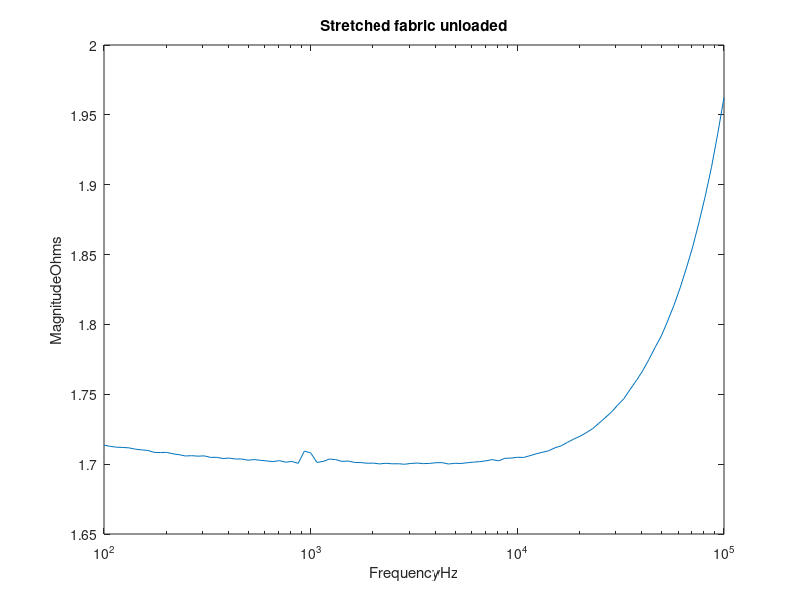
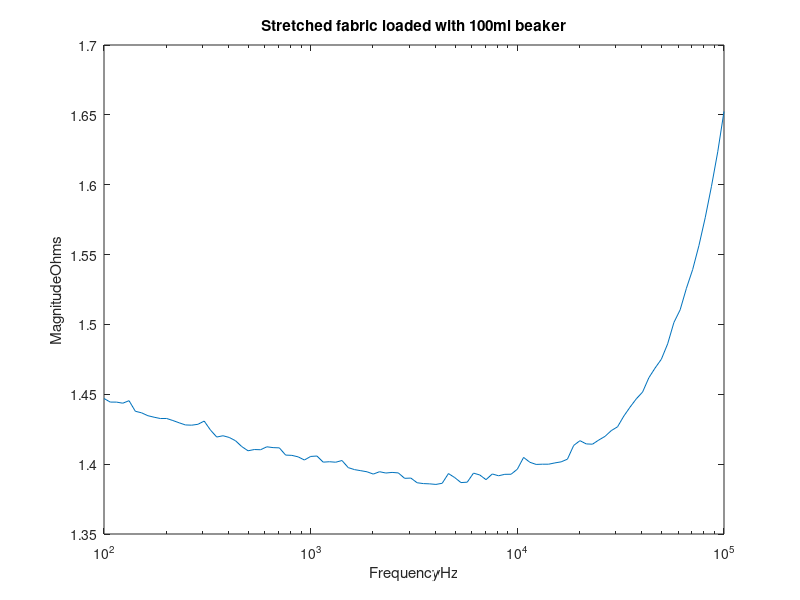
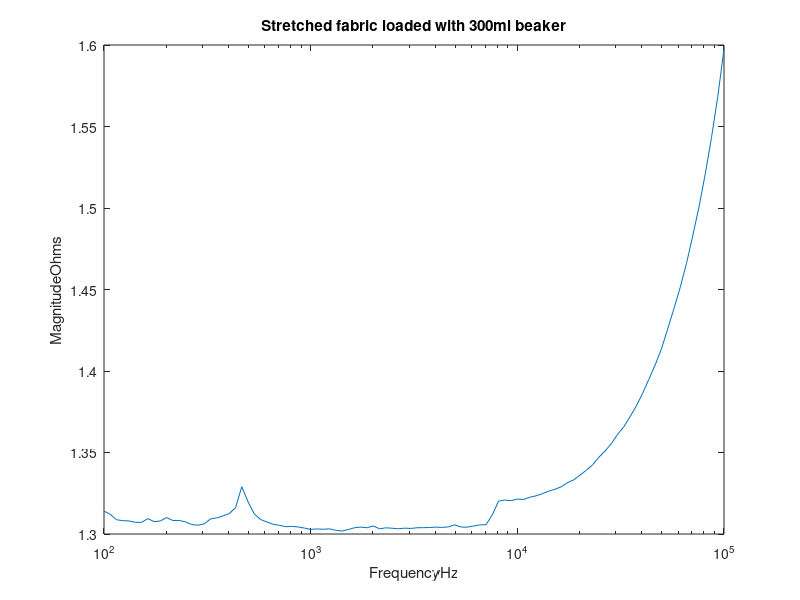
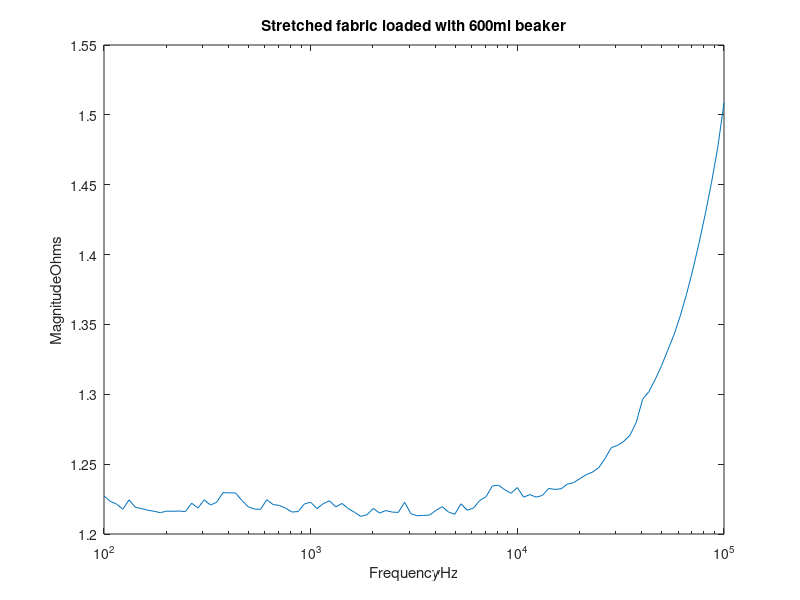

MATLAB code to generate these figures, in order:
clear
load('Stretched_test_data.mat');
figure
semilogx(FrequencyHz,Z0);
title('Stretched fabric unloaded');
xlabel('FrequencyHz');
ylabel('MagnitudeOhms');
figure
%100ml beaker weighs 50g
semilogx(FrequencyHz,Z100);
title('Stretched fabric loaded with 100ml beaker');
xlabel('FrequencyHz');
ylabel('MagnitudeOhms');
figure
%300ml beaker weighs 60g
semilogx(FrequencyHz,Z300);
title('Stretched fabric loaded with 300ml beaker');
xlabel('FrequencyHz');
ylabel('MagnitudeOhms');
figure
%300ml beaker weighs 180g
semilogx(FrequencyHz,Z600);
title('Stretched fabric loaded with 600ml beaker');
xlabel('FrequencyHz');
ylabel('MagnitudeOhms');
figure
semilogx(FrequencyHz,Z100-Z0);
title('Stretched fabric: difference between 100ml beaker and unloaded');
xlabel('FrequencyHz');
ylabel('MagnitudeOhms');
del1 = mean(Z100(2:end)-Z0(2:end))
figure
semilogx(FrequencyHz,Z300-Z100);
title('Stretched fabric: difference between 300ml beaker and 100ml beaker');
xlabel('FrequencyHz');
ylabel('MagnitudeOhms');
del2 = mean(Z300(2:end)-Z100(2:end))
figure
semilogx(FrequencyHz,Z600-Z300);
title('Stretched fabric: difference between 600ml beaker and 300ml beaker');
xlabel('FrequencyHz');
ylabel('MagnitudeOhms');
del3 = mean(Z600(2:end)-Z300(2:end))
plot([del1,del2,del3]);